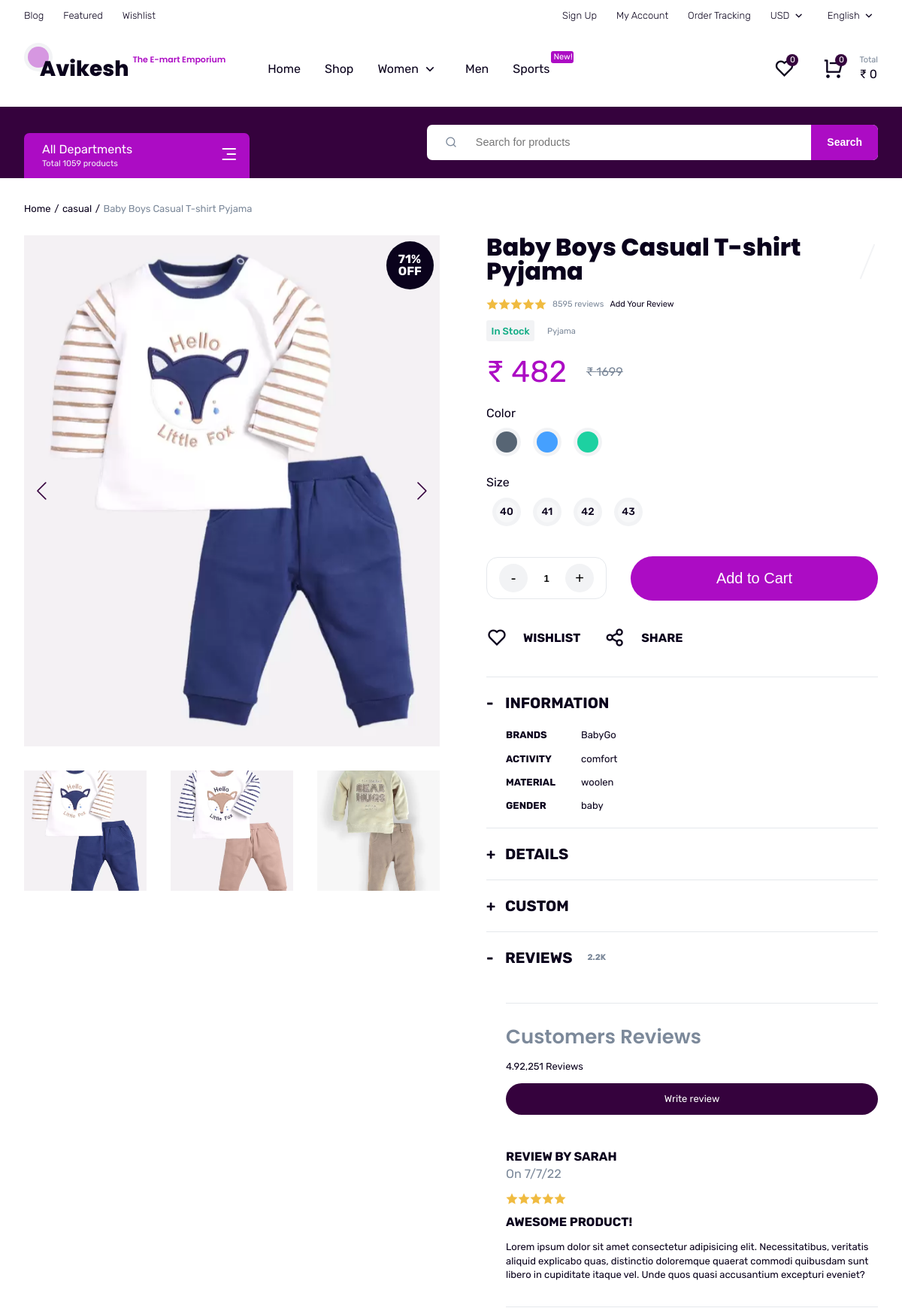
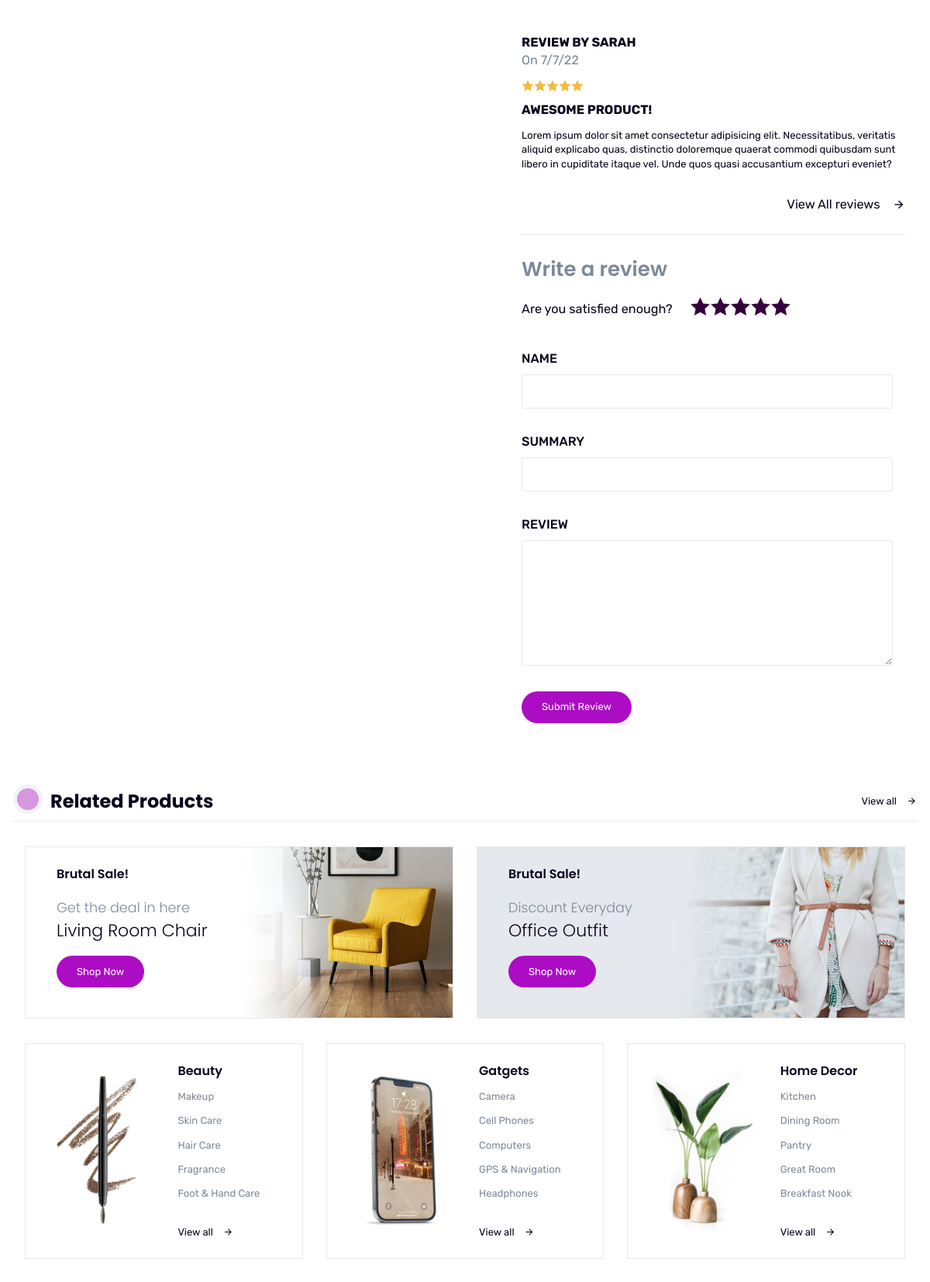
/page-single.php?id=4 (upper part), run on the app's committed database (2 pictures, top to bottom).
### tables this page shows
CREATE TABLE `product_details` (
  `id` int(10) NOT NULL,
  `product_name` varchar(100) NOT NULL,
  `product_model` varchar(10) NOT NULL,
  `product_current_price` int(5) NOT NULL,
  `product_normal_price` int(5) NOT NULL,
  `image1` varchar(255) NOT NULL,
  `image2` varchar(255) NOT NULL,
  `image3` varchar(255) NOT NULL,
  `product_discription` varchar(200) NOT NULL,
  `color` varchar(10) NOT NULL,
  `size` int(5) NOT NULL,
  `category` varchar(20) NOT NULL,
  `brand` varchar(20) NOT NULL,
  `activity` varchar(20) NOT NULL,
  `material` varchar(20) NOT NULL,
  `gender` varchar(6) NOT NULL,
  `custom_sizes` varchar(5) NOT NULL,
  `date` timestamp NOT NULL DEFAULT current_timestamp(),
  `status` varchar(100) NOT NULL,
  `comment` varchar(200) NOT NULL
);

### functions/common_functions.php (the view, shortened to what this page needs)
<?php
    include ('./inc/connect.php');
?>
<?php
    function product_path(){
        global $con;
        if (isset($_GET['id'])){
            $id = $_GET['id'];
            $sql = "select * from `product_details` where id = $id";
            $result = mysqli_query($con, $sql);
            while($row = mysqli_fetch_assoc($result)){
                $product_name = $row['product_name'];
                $category = $row['category'];
                echo "
                    <div class='breadcrumb'>
                        <ul class='flexitem'>
                            <li><a href='#'>Home</a></li>
                            <li><a href='#'>".$category."</a></li>
                            <li>".$product_name."</li>
                        </ul>
                    </div>
                ";
            }
        }
    }
?>
<?php
    function product_detail_image(){
        global $con;
        if (isset($_GET['id'])){
            $id = $_GET['id'];
            $sql = "select * from `product_details` where id = $id";
            $result = mysqli_query($con, $sql);
            while($row = mysqli_fetch_assoc($result)){
            $product_name = $row['product_name'];
            $product_current_price = $row['product_current_price'];
            $product_normal_price = $row['product_normal_price'];
            $image1 = $row['image1'];
            $image2 = $row['image2'];
            $image3 = $row['image3'];
            echo
            "
            <div class='item is_sticky'>
                <div class='price'>
                <span class='discount'>".intval(((($product_normal_price - $product_current_price)/$product_normal_price)*100))."%<br>OFF</span>
                </div>
                <div class='big-image'>
                <div class='big-image-wrapper swiper-wrapper'>
                    <div class='image-show swiper-slide'>
                    <a data-fslightbox href='./images/products/".$image1."'><img src='./images/products/".$image1."' alt='".$product_name."' ></a>
                    </div>
                    <div class='image-show swiper-slide'>
                    <a data-fslightbox href='./images/products/".$image2."'><img src='./images/products/".$image2."' alt='".$product_name."'></a>
                    </div>
                    <div class='image-show swiper-slide'>
                    <a data-fslightbox href='./images/products/".$image3."'><img src='./images/products/".$image3."' alt='".$product_name."'></a>
                    </div>
                </div>
                <div class='swiper-button-next'></div>
                <div class='swiper-button-prev'></div>
                </div>
                <div thumbSlider='' class='small-image'>
                <ul class='small-image-wrapper flexitem swiper-wrapper'>
                    <li class='thumbnail-show swiper-slide'>
                    <img src='./images/products/".$image1."' alt=''>
                    </li>
                    <li class='thumbnail-show swiper-slide'>
                    <img src='./images/products/".$image2."' alt=''>
                    </li>
                    <li class='thumbnail-show swiper-slide'>
                    <img src='./images/products/".$image3."' alt=''>
                    </li>
                </ul>
                </div>
            </div>
            ";
            }
        }
    }
?>
<?php
    function product_head_detail(){
        global $con;
        if (isset($_GET['id'])){
            $id = $_GET['id'];
            $sql = "select * from `product_details` where id = $id";
            $result = mysqli_query($con, $sql);
            while($row = mysqli_fetch_assoc($result)){
                $product_name = $row['product_name'];
                $product_current_price = $row['product_current_price'];
                $product_normal_price = $row['product_normal_price'];
                $product_model = $row['product_model'];
                echo "
                <h1>".$product_name."</h1>
                <div class='content'>
                    <div class='rating'>
                    <div class='stars'></div>
                    <a href='#' class='mini-text'>".intval(((($product_normal_price - $product_current_price)/$product_normal_price)*100)*120)." reviews</a>
                    <a href='#review' class='add-review mini-text'>Add Your Review</a>
                    </div>
                    <div class='stock-sku'>
                    <span class='available'>In Stock</span>
                    <span class='sku mini-text'>".$product_model."</span>
                    </div>
                    <div class='price'>
                    <span class='current'>&#8377; ".$product_current_price."</span>
                    <span class='normal'>&#8377; ".$product_normal_price."</span>
                    </div>
                ";
            }
        }
    }
?>
<?php
    function add_to_cart(){
        global $con;
        if (isset($_GET['id'])){
            $product_id = $_GET['id'];
            $sql = "select * from `product_details` where id = $product_id";
            $result = mysqli_query($con, $sql);
            while($row = mysqli_fetch_assoc($result)){
                echo "
                <div class='button-cart'>
                    <a href='cart.php?add_to_cart=".$product_id."'>
                    <button class='primary-button'>
                        Add to Cart
                    </button>
                    </a>
                </div>
                ";
            }
        }
    }
?>
<?php
    function product_more_detail(){
        global $con;
        if (isset($_GET['id'])){
            $id = $_GET['id'];
            $sql = "select * from `product_details` where id = $id";
            $result = mysqli_query($con, $sql);
            while($row = mysqli_fetch_assoc($result)){
            $brand = $row['brand'];
            $activity = $row['activity'];
            $material = $row['material'];
            $gender = $row['gender'];
            $product_discription = $row['product_discription'];
            echo "
                <li class='has-child expand'>
                <a href='#0' class='icon-small'>Information</a>
                <ul class='content'>
                    <li><span>Brands</span><span>".$brand."</span></li>
                    <li><span>Activity</span><span>".$activity."</span></li>
                    <li><span>Material</span><span>".$material."</span></li>
                    <li><span>Gender</span><span>".$gender."</span></li>
                </ul>
                </li>
                <li class='has-child'>
                <a href='#' class='icon-small'>Details</a>
                <div class='content'>
                <p>".$product_discription."</p>
                </div>
                </li>
                ";
            }
        }
    }
?>
<?php
    function getIPAddress() {
        if(!empty($_SERVER['HTTP_CLIENT_IP'])) {
                $ip = $_SERVER['HTTP_CLIENT_IP'];
        }
        elseif (!empty($_SERVER['HTTP_X_FORWARDED_FOR'])) {
                $ip = $_SERVER['HTTP_X_FORWARDED_FOR'];
        }
        else{
                $ip = $_SERVER['REMOTE_ADDR'];
        }
        return $ip;
}
?>
<?php
    function cart_item(){
        if (isset($_GET['add_to_cart'])){
            global $con;
            $get_ip_address = getIPAddress();
            $sql = "select * from `cart_details` where ip_address = '$get_ip_address'";
            $result = mysqli_query($con, $sql);
            $count_cart_items = mysqli_num_rows($result);
        }else{
            global $con;
            $get_ip_address = getIPAddress();
            $sql = "select * from `cart_details` where ip_address = '$get_ip_address'";
            $result = mysqli_query($con, $sql);
            $count_cart_items = mysqli_num_rows($result);
        }
        echo $count_cart_items;
    }
?>
<?php
function total_cart_price(){
    $total_price = 0;
    echo $total_price;
}
?>

### data on the page
product_details: category "casual", product_name "Baby Boys Casual T-shirt Pyjama", (($product_normal_price - $product_current_price)/$product_normal_price)*100 "71", image1 (picture), image2 (picture), image3 (picture), ((($product_normal_price - $product_current_price)/$product_normal_price)*100)*120 "8595", product_model "Pyjama", product_current_price "482", product_normal_price "1699", brand "BabyGo", activity "comfort", material "woolen", gender "baby"

### other printed values
$count_cart_items "0"
$total_price "0"
